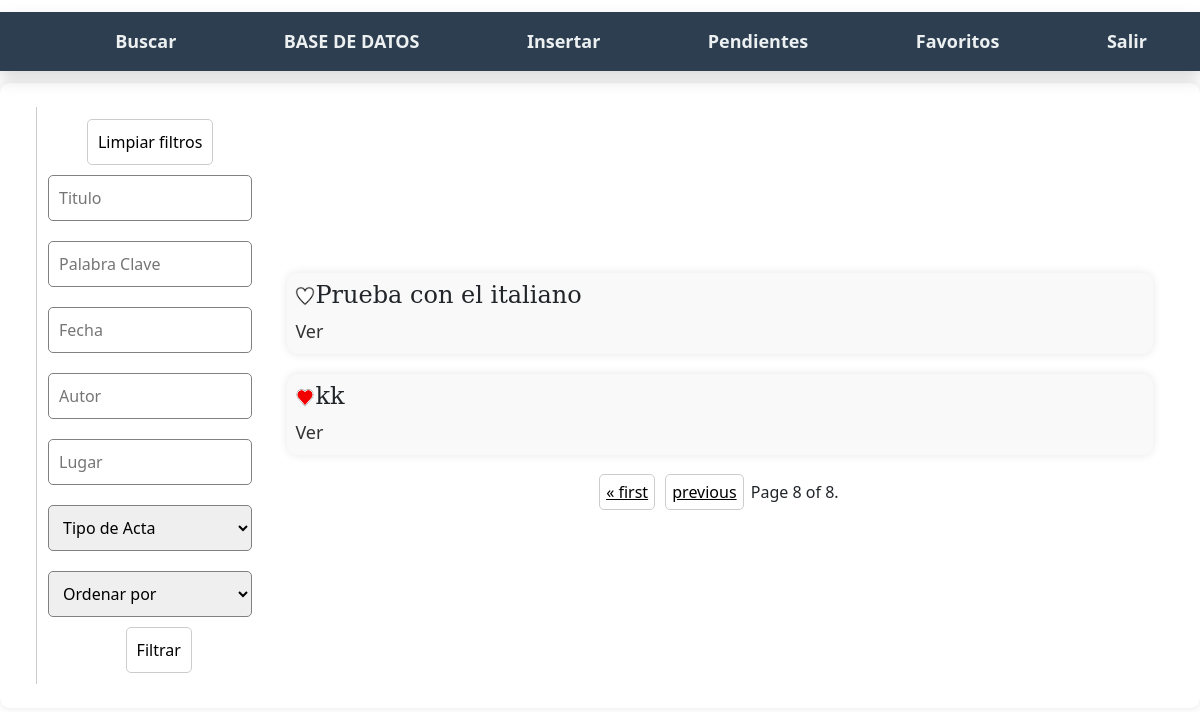
The page /?page=8 (signed in) on the database as committed earlier.
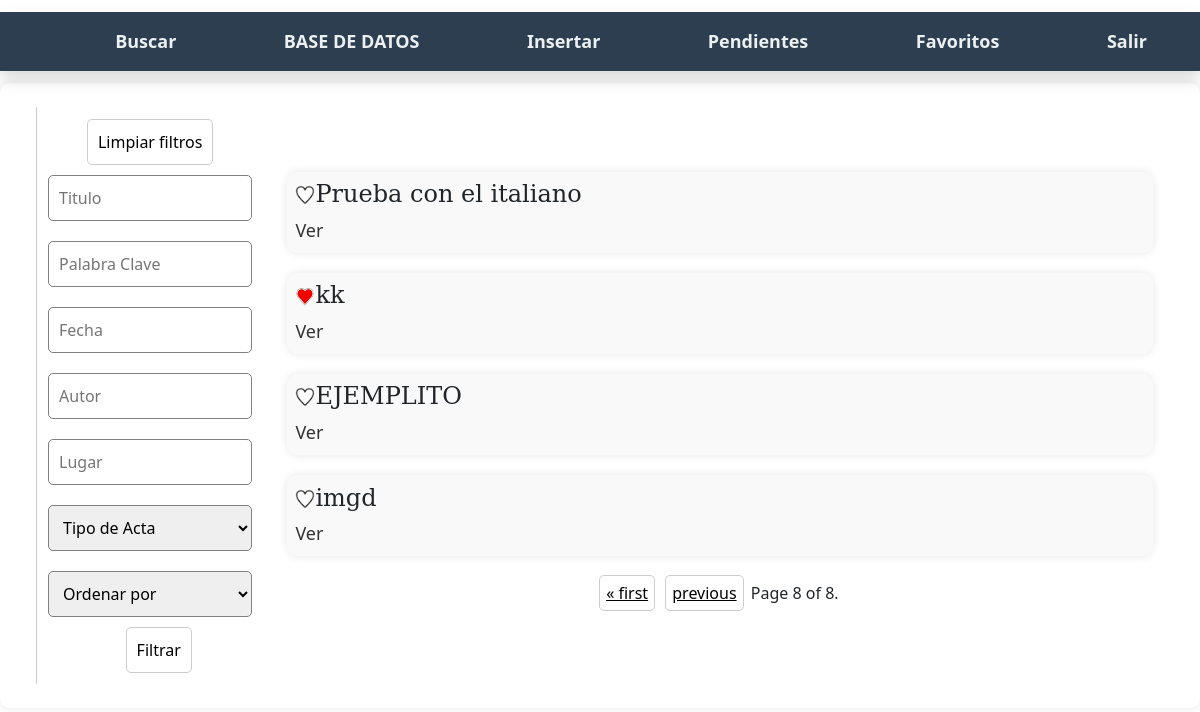
The same page on the database as committed later.
### Documents/models.py (models this page shows, shortened)
class ApprovedDocuments(models.Model):
    image = models.ImageField(upload_to='document_images/', default='document_images/default.jpg')
    name = models.CharField(max_length=200)
    text = models.TextField()
    xml_file = models.TextField(default='')

### Documents/views.py (the view, shortened to what this page needs)
# urls.py: path('', views.search, name='index'),
def search(request, from_fav=False):
    documents = ApprovedDocuments.objects.all()
    pagination_size = 5
    try:
        user = User.objects.get(username=request.user.username)
        profile = Profile.objects.get(user=user)
        fav_docs = profile.fav_docs.all()
    except:
        fav_docs = None
    if not from_fav:
        try:
            title = request.POST['title']
        except:
            if request.session.get('filtered', None):
                documents = [ApprovedDocuments.objects.get(pk=i) for i in request.session['filtered']]
            paginator = Paginator(documents, pagination_size)
            page_number = request.GET.get('page')
            page_obj = paginator.get_page(page_number)
            return render(request, 'docs/search.html', {'docs': documents, 'page_obj': page_obj,
                                                        'fav_docs': fav_docs})

### templates/docs/search.html (shortened to what this page needs)
{% extends 'base/main.html' %}
{% block content %}
    {% load static %}
    <div class="search-page">
    <div class="filter_block">
    <button type="button" onclick="window.location.href='/clean'">Limpiar filtros</button>
    <form action="/search/" method="post">
        <input type="text" name="title" placeholder="Titulo">
        <input type="text" name="kw" placeholder="Palabra Clave" class="kw">
        <input type="number" name="date" placeholder="Fecha" class="date">
        <input type="text" name="author" placeholder="Autor" class="autor">
        <input type="text" name="place" placeholder="Lugar" class="place">
        <select name="type" class="type">
            <option value="0" selected>Tipo de Acta</option>
        </select>
        <select name="order-by" class="order-by">
            <option value="0" selected>Ordenar por</option>
        </select>
        <button type="submit">Filtrar</button>
    </form>
    </div>
    <div class="docs">
    {% if docs %}
        {% for doc in page_obj %}
            <div class="doc">
            <div class="heading" style="display: flex">
                {% if user.is_authenticated %}
                    {% if doc in fav_docs %}
                        <a href="/rem_fav/{{ doc.id }}?page={{ page_obj.number }}">
                            <img src="/static/red-heart.png" alt="Favorito">
                        </a>
                    {% else %}
                        <a href="/add_fav/{{ doc.id }}?page={{ page_obj.number }}">
                            <img src="/static/black-heart.png" alt="Favorito">
                        </a>
                    {% endif %}
                {% endif %}
                <h2>{{ doc.name }}</h2>
            </div>
                <a href="/doc/{{ doc.id }}?page={{ page_obj.number }}">Ver</a>
            </div>
        {% endfor %}
        <div class="pagination">
        <span class="step-links">
            {% if page_obj.has_previous %}
                <a href="?page=1">&laquo; first</a>
                <a href="?page={{ page_obj.previous_page_number }}">previous</a>
            {% endif %}
            <span class="current">
                Page {{ page_obj.number }} of {{ page_obj.paginator.num_pages }}.
            </span>
        </span>
    </div>
    {% else %}
        <h2 class="no-results">No se encontraron documentos</h2>
    {% endif %}
    </div>
    </div>
{% endblock %}

Rows that differ between the two databases and show on the page:
added ApprovedDocuments: name "EJEMPLITO"
added ApprovedDocuments: name "imgd"
